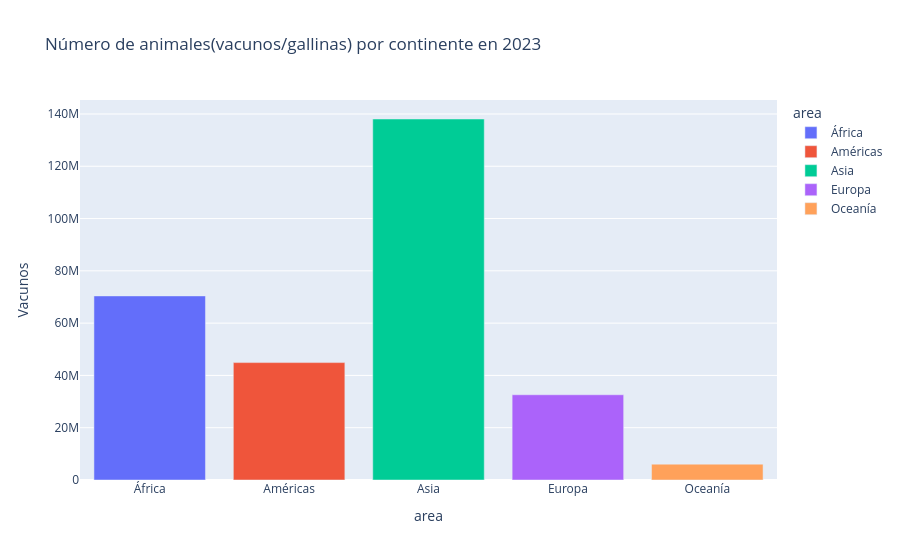

The notebook cell this image was saved under:
### Code cell
# Gráfico interactivo con Plotly Express para número de animales por continente en el año 2023

#dataframe con el número de animales para cada continente

df_especies_continente = extract_data_from_mysql(""" 
       SELECT
        area,
        SUM(CASE WHEN codigo_producto = 'F1053' or codigo_producto = 'F1052' THEN valor ELSE 0 END) AS Gallinas,
        SUM(CASE WHEN codigo_producto ='F0960' THEN valor ELSE 0 END) AS Vacunos
    FROM proyecto_final.dataset_fao
    WHERE codigo_producto IN ('F1053','F1052','F0960')
    and anio = 2023
    and elemento = 'Existencias'
    GROUP BY area
    ORDER BY area""")

fig = px.bar(
    df_especies_continente,
    x='area',
    y='Vacunos',
    hover_data = ['Gallinas'], #el dato de N2O aparece al pasar el ratón por encima
    title='Número de animales(vacunos/gallinas) por continente en 2023',
    color = 'area' #un color para cada continente   
)    

fig.show() #muestra el gráfico interactivo en el notebook

## EXPORTACIÓN A HTML
fig.write_html('interactivo_animales_2023.html')#genera un fichero interactivo.html que se puede abrir con el explorador de archivos

### Figure 1 — Plotly figure (JSON) as saved in the notebook; plotly's stock layout.template omitted (floating-point values rounded to 4 significant figures)
{"data": [{"customdata": [[2422000000.0]], "hovertemplate": "area=%{x}<br>Vacunos=%{y}<br>Gallinas=%{customdata[0]}<extra></extra>", "legendgroup": "África", "marker": {"color": "#636efa", "pattern": {"shape": ""}}, "name": "África", "orientation": "v", "showlegend": true, "textposition": "auto", "type": "bar", "x": ["África"], "xaxis": "x", "y": [70410000.0], "yaxis": "y"}, {"customdata": [[5650000000.0]], "hovertemplate": "area=%{x}<br>Vacunos=%{y}<br>Gallinas=%{customdata[0]}<extra></extra>", "legendgroup": "Américas", "marker": {"color": "#EF553B", "pattern": {"shape": ""}}, "name": "Américas", "orientation": "v", "showlegend": true, "textposition": "auto", "type": "bar", "x": ["Américas"], "xaxis": "x", "y": [44900000.0], "yaxis": "y"}, {"customdata": [[16490000000.0]], "hovertemplate": "area=%{x}<br>Vacunos=%{y}<br>Gallinas=%{customdata[0]}<extra></extra>", "legendgroup": "Asia", "marker": {"color": "#00cc96", "pattern": {"shape": ""}}, "name": "Asia", "orientation": "v", "showlegend": true, "textposition": "auto", "type": "bar", "x": ["Asia"], "xaxis": "x", "y": [138100000.0], "yaxis": "y"}, {"customdata": [[1989000000.0]], "hovertemplate": "area=%{x}<br>Vacunos=%{y}<br>Gallinas=%{customdata[0]}<extra></extra>", "legendgroup": "Europa", "marker": {"color": "#ab63fa", "pattern": {"shape": ""}}, "name": "Europa", "orientation": "v", "showlegend": true, "textposition": "auto", "type": "bar", "x": ["Europa"], "xaxis": "x", "y": [32610000.0], "yaxis": "y"}, {"customdata": [[147600000.0]], "hovertemplate": "area=%{x}<br>Vacunos=%{y}<br>Gallinas=%{customdata[0]}<extra></extra>", "legendgroup": "Oceanía", "marker": {"color": "#FFA15A", "pattern": {"shape": ""}}, "name": "Oceanía", "orientation": "v", "showlegend": true, "textposition": "auto", "type": "bar", "x": ["Oceanía"], "xaxis": "x", "y": [6063000.0], "yaxis": "y"}], "layout": {"barmode": "relative", "legend": {"title": {"text": "area"}, "tracegroupgap": 0}, "title": {"text": "Número de animales(vacunos/gallinas) por continente en 2023"}, "xaxis": {"anchor": "y", "categoryarray": ["África", "Américas", "Asia", "Europa", "Oceanía"], "categoryorder": "array", "domain": [0, 1], "title": {"text": "area"}}, "yaxis": {"anchor": "x", "domain": [0, 1], "title": {"text": "Vacunos"}}}}
